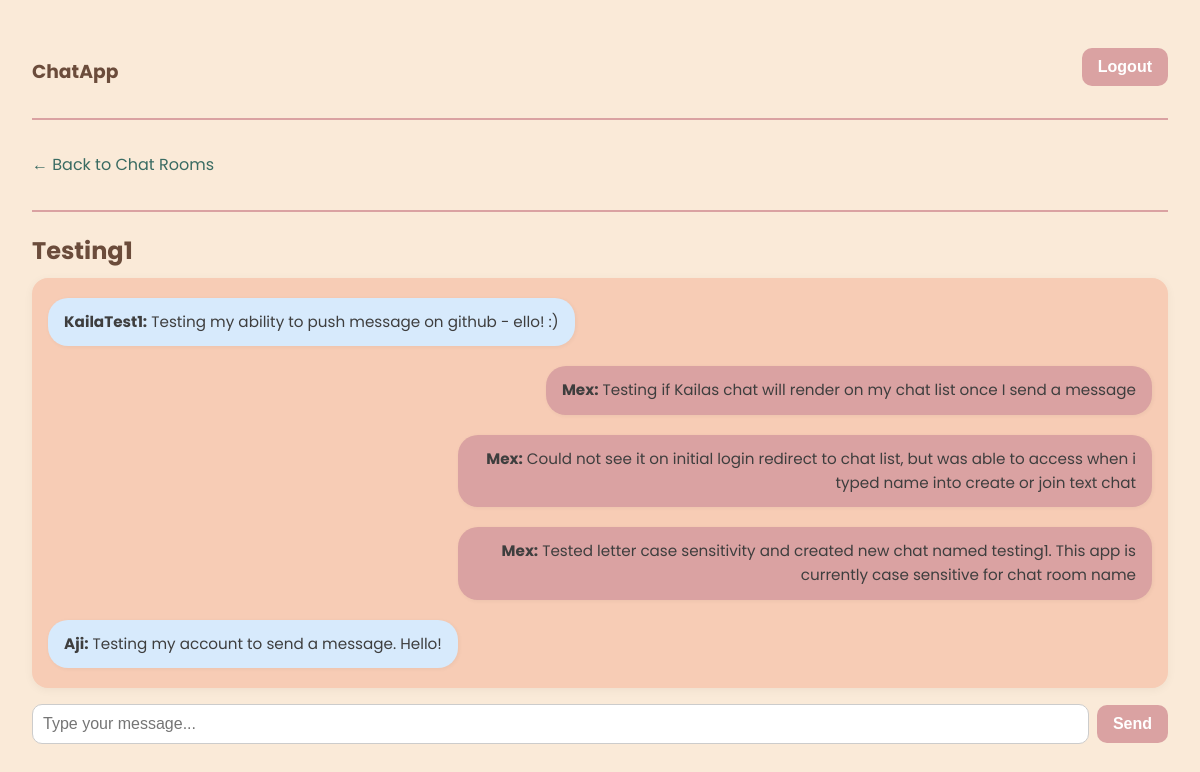
Page /chat/Testing1/ (signed in) on the committed database.
### chatapp/models.py (models this page shows, shortened)
class ChatRoom(models.Model):
    name = models.CharField(max_length=255, unique=True)
    participants = models.ManyToManyField(User, related_name='chat_rooms')
    created_at = models.DateTimeField(auto_now_add=True)

class Message(models.Model):
    chat_room = models.ForeignKey(ChatRoom, on_delete=models.CASCADE, related_name='messages')
    sender = models.ForeignKey(User, on_delete=models.CASCADE, related_name='sent_messages')
    content = models.TextField()
    timestamp = models.DateTimeField(auto_now_add=True)
    is_delivered = models.BooleanField(default=False)
    is_read = models.BooleanField(default=False)
    class Meta:
        ordering = ['timestamp']

### chatapp/views.py (the view)
# urls.py: path('<str:room_name>/', views.chat_room_detail, name='chat_room_detail'),
@login_required
def chat_room_detail(request, room_name):
    chat_room = get_object_or_404(ChatRoom, name=room_name)
    if request.user not in chat_room.participants.all():
        return redirect('chat_room_list') # Redirect if user is not a participant
    messages = chat_room.messages.all()
    messages.filter(is_delivered=False).update(is_delivered=True)
    return render(request, 'chatapp/chat_room_detail.html', {'chat_room': chat_room, 'messages': messages})

### chatapp/templates/chatapp/chat_room_detail.html (shortened to what this page needs)
<!DOCTYPE html>
<html lang="en">
<head>
    {% load static %}
</head>
<body>
    <div class="header">
        <h3>ChatApp</h3>
        <form action="{% url 'logout' %}" method="post" style="display: inline;">
            <button type="submit">Logout</button>
        </form>
    </div>
    <main role="main" class="chat-container">
    <div class="header">
        <p><a href="{% url 'chat_room_list' %}">← Back to Chat Rooms</a></p>
    </div>
    <h2>{{ chat_room.name }}</h2>
    <div id="messages">
        {% for message in messages %}
    <div class="message {% if message.sender == user %}outgoing{% else %}incoming{% endif %}">
    <strong>{{ message.sender.username }}:</strong> {{ message.content }}
    </div>
        {% endfor %}
    </div>
    <form id="message-form">
    <input
        type="text"
        id="message-content"
        placeholder="Type your message..."
    />
        <button type="submit">Send</button>
    </form>
    </main>
</body>
</html>

### chatapp/templates/chatapp/chat_room_detail.html (style rules this page uses)
body { background-color: #faead8; font-family: 'Poppins', sans-serif; color: #3e3e3e; margin: 2rem; line-height: 1.6; }
h2, h3 { color: #6b4c3b; margin-bottom: 0.5rem; }
a { color: #396b62; text-decoration: none; }
.header { display: flex; justify-content: space-between; align-items: center; margin-bottom: 1rem; padding-bottom: 1rem; border-bottom: 2px solid #daa2a2; }
#messages { display: flex; flex-direction: column; gap: 12px; background-color: #f7ccb5; padding: 1rem; border-radius: 16px; box-shadow: 0 2px 10px rgba(0, 0, 0, 0.05); max-height: 450px; overflow-y: auto; margin-bottom: 1rem; }
.message { max-width: 60%; padding: 12px 16px; border-radius: 20px; position: relative; word-wrap: break-word; box-shadow: 1px 1px 4px rgba(0, 0, 0, 0.05); font-size: 0.95rem; margin: 4px 0; }
.incoming { background-color: #d7eafc; align-self: flex-start; margin-right: auto; }
.outgoing { background-color: #daa2a2; align-self: flex-end; margin-left: auto; text-align: right; }
form { display: flex; gap: 0.5rem; align-items: center; margin: 1rem 0; }
input[type="text"] { flex-grow: 1; padding: 10px; border: 1px solid #ccc; border-radius: 10px; font-size: 1rem; background-color: #fff; outline: none; }
button { background-color: #daa2a2; color: white; border: none; border-radius: 10px; padding: 10px 16px; cursor: pointer; font-weight: bold; transition: background-color 0.3s; font-size: 1rem; }

### rows in the picture
ChatRoom: name "Testing1"
Message: sender.username "KailaTest1", content "Testing my ability to push message on github - ello! :)"
Message: sender.username "Mex", content "Testing if Kailas chat will render on my chat list once I send a message"
Message: sender.username "Mex", content "Could not see it on initial login redirect to chat list, but was able to access when i typed name into create or join text chat"
Message: sender.username "Mex", content "Tested letter case sensitivity and created new chat named testing1. This app is currently case sensitive for chat room name"
Message: sender.username "Aji", content "Testing my account to send a message. Hello!"
